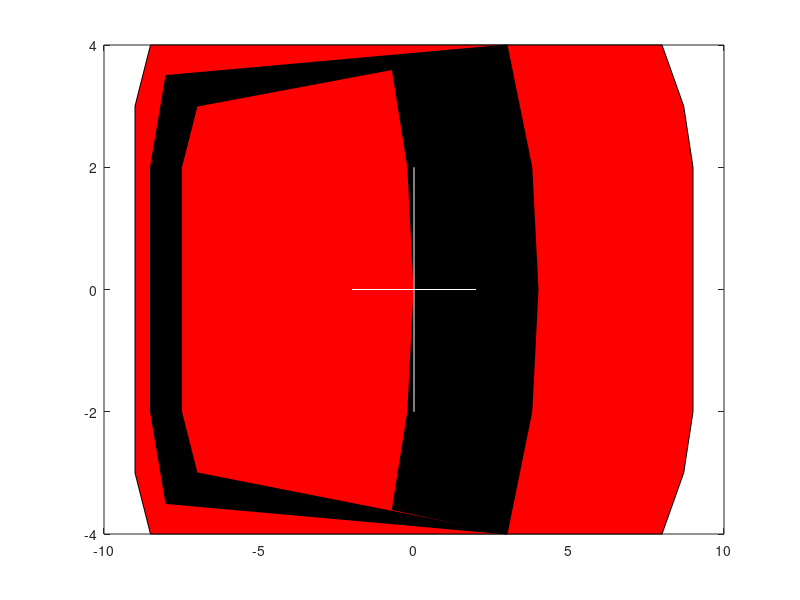

Here is the MATLAB script that generated this plot: (Note: this script raises an error after producing the figure.)
function veh=plotveh(xc,yc,a,width,length,color)
if nargin < 1, xc=0; end;
if nargin < 2, yc=0; end;
if nargin < 3, a=0; end;
if nargin < 4, width=2; end;
if nargin < 5, length=4.5; end;
if nargin < 6, color='r'; end;

veh=hgtransform;

x=[-9,-8.5, 8, 8.7, 9, 9, 8.7, 8,-8.5,-9,-9];
y=[-3,-4,  -4,-3,  -2, 2, 3,   4, 4,   3,-3];
fill(x,y,color,'EdgeColor','k','Parent',veh);

x=[3,3.8,4,3.8,3,-8, -8.5,-8.5,-8,   3,-7,-7.5,-7.5,-7,-0.7,-0.2,0,-0.2,-0.7,  3];
y=[-4,-2,0,2,  4,3.5, 2,  -2,  -3.5,-4,-3,  -2,   2,3,3.6,  2,0,  -2,-3.6,-4];
fill(x,y,'k','EdgeColor','k','Parent',veh);

plot([-2 2],[0 0],'w','Parent',veh);
plot([0 0],[-2 2],'w','Parent',veh);

sy=width/8;
sx=length/18;
veh.Matrix=makehgtform('scale',[sx,sy,1])*makehgtform('translate',xc/sx,yc/sy,0)*makehgtform('zrotate',a);
if ~nargout
    grid on;
    xlim([-1 1]*length/2); ylim([-1 1]*width/2);   
    set(gca,'Units','pixels');
    p=get(gca,'Position');
    if length > width
        p(4)=p(3)*width/length;    % keep realistic aspect ratio
    else
        p(3)=p(4)*length/width;    % keep realistic aspect ratio
    end
    set(gca,'Position',p,'XTick',[],'YTick',[],'Box','off','Visible','off');
end